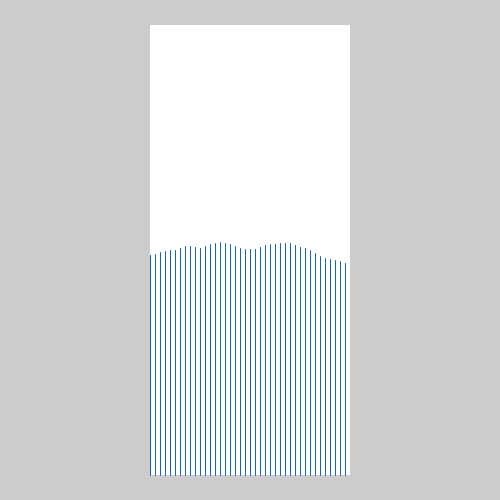
Frame 1 (no input)
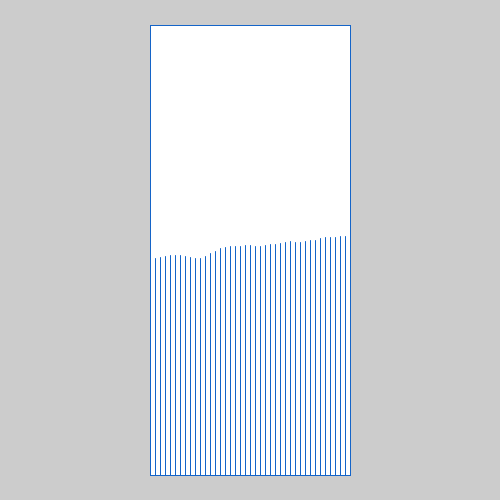
Frame 60 (the mouse pressed at the canvas centre just before this capture)
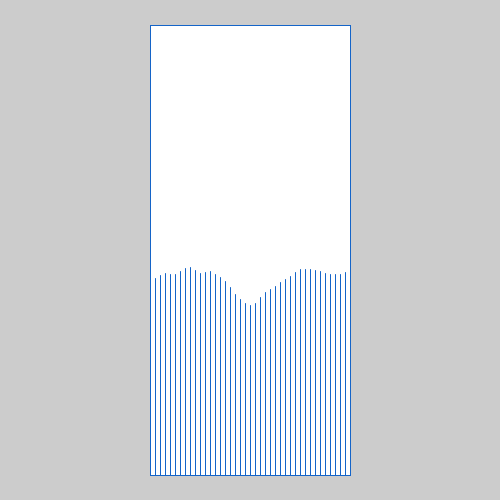
Frame 120 (the mouse held since frame 60 and released just before this capture)

The Processing sketch that drew these frames (run headless with seeded random() and noise(); from frame 60 on, the mouse is pressed at the canvas centre):

// Processing sketch: processing_174029
// ── processing_174029.pde

float noise_val = 0.0;
void setup(){
  frameRate(30);
  size(500,500);
  noStroke();
  smooth();
}
void draw(){
  translate(150,25);
  fill(255);
  float x =0;
  rect(0,0,200,450);
  while (x<200){
    noStroke();
    stroke(20,100,200);
    line(x,200+(map(mouseY,0,height,50,175)*noise(x/100,noise_val)),x,450);
    x=x+5;
  }
  noise_val = noise_val+0.02;
 
}
